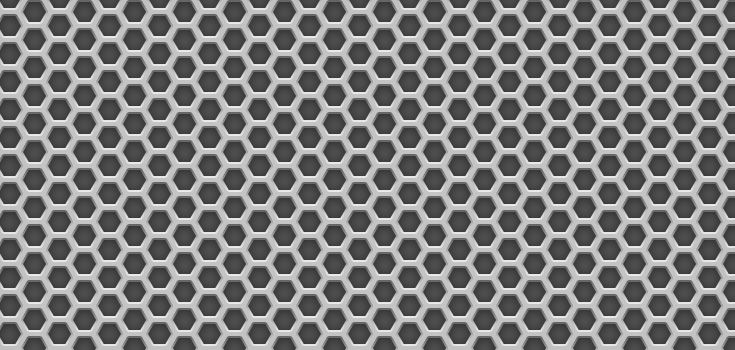
#> input picture vision_computadora/TPS/tp2_images/metalgrid.jpg, 735 x 350 px
$ jupyter execute tp2.ipynb
#> lines starting #> are read from the running program, lines starting #| are printed output that depends on the picture; long printed decimals are rounded
# TP2: Clase 3

[cell 1]
# Se importan las librerias a utilizar
import os
import sys
import numpy as np
import cv2 as cv
import matplotlib.pyplot as plt

module_path = os.path.abspath(os.path.join('../../utils'))
sys.path.append(module_path)

[cell 2]
# Se convierte a escala de grises
def convert_gray(img):
    return cv.cvtColor(img, cv.COLOR_BGR2GRAY)

[cell 3]
# Se carga la imagen
img = cv.imread('tp2_images/metalgrid.jpg')
#> img is the input picture: shape (350, 735, 3); min 38, max 250, mean 125.4
img = convert_gray(img)
plt.imshow(img)

1- Calcule los gradientes en la imagen (dirección y módulo)

[cell 4]
# Filtramos la imagen
img_blur = cv.GaussianBlur(img, ksize=(5, 5), sigmaX=0)
print("Blur image")
plt.imshow(img_blur)

[cell 5]
# Se utiliza un filtro de Sobel
def sobel_filter(img, dx=1, dy=0, ksize=3):
#> called with dx = 1, dy = 0, ksize = 3
    img_sobel_32 = cv.Sobel(img_blur, ddepth=cv.CV_32F, dx=dx , dy=dy, ksize=ksize)
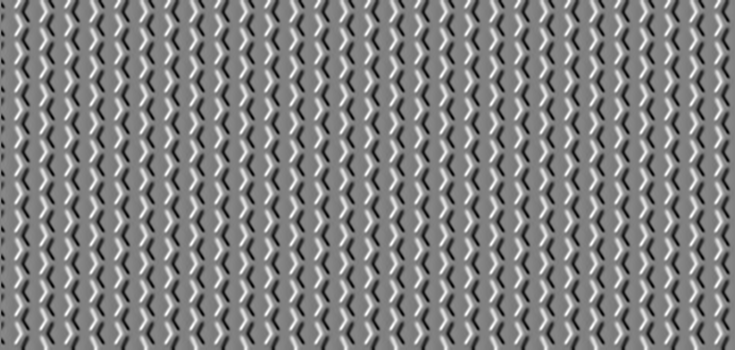
#> img_sobel_32: shape (350, 735) float32; min -328, max 320, mean -0.3; drawn with min black and max white
    abs_32 = np.absolute(img_sobel_32)
    img_sobel_8 = np.uint8(abs_32 / abs_32.max() * 255)
    return img_sobel_8, img_sobel_32

[cell 6]
# Se aplica el filtro de sobel en x
img_sobelx, img_sobelx_32 = sobel_filter(img_blur, dx=1, dy=0)
plt.imshow(img_sobelx)

[cell 7]
# Se aplica el filtro de sobel en y
img_sobely, img_sobely_32 = sobel_filter(img_blur, dx=0, dy=1)
#> call 2 of sobel_filter, with dx = 0, dy = 1, ksize = 3
#> in sobel_filter (call 2), `img_sobel_32 = cv.Sobel(img_blur, ddepth=cv.CV_32F, dx=dx , dy=dy, ksi..`:
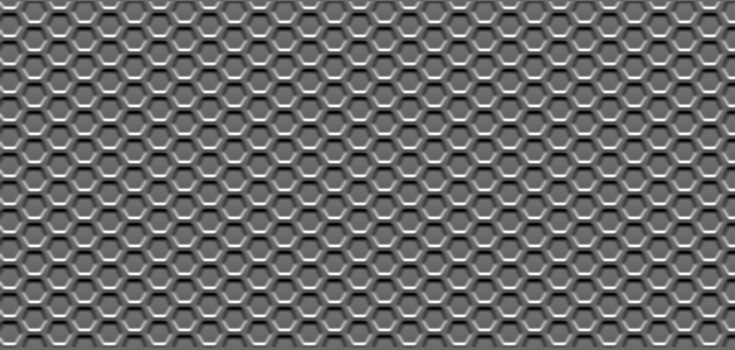
#> img_sobel_32: shape (350, 735) float32; min -291, max 415, mean 0.5; drawn with min black and max white
#> in sobel_filter (call 2), `abs_32 = np.absolute(img_sobel_32)`:
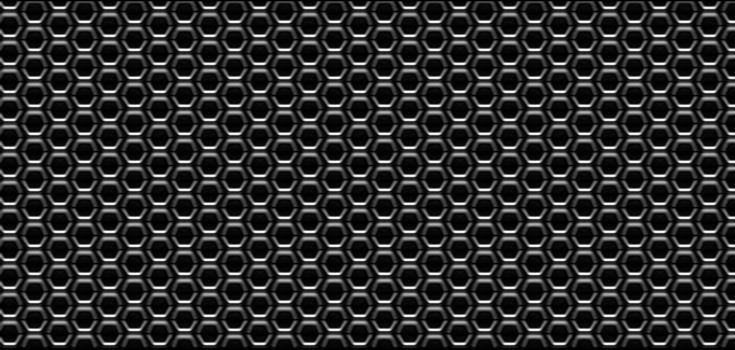
#> abs_32: shape (350, 735) float32; min 0, max 415, mean 75.3; drawn with min black and max white
plt.imshow(img_sobely)

[cell 8]
# Calculamos la magnitud a partir de los gradientes en ambas direcciones
magnitude = np.hypot(img_sobelx, img_sobely)
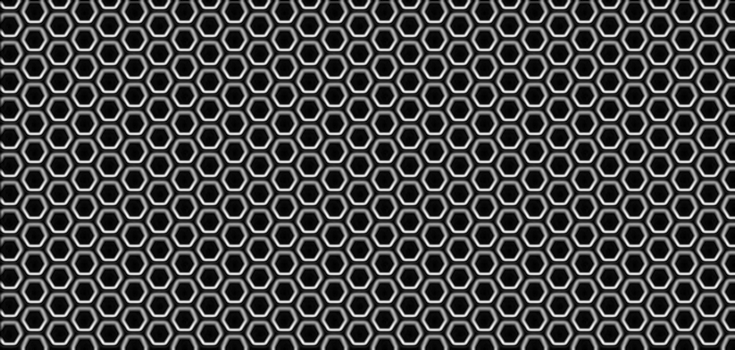
#> magnitude: shape (350, 735) float16; min 0, max 282.2, mean 78; drawn with min black and max white
magnitude = magnitude / magnitude.max() * 255
magnitude = np.uint8(magnitude)

[cell 9]
# Calculamos la direccion
theta = np.arctan2(img_sobely_32, img_sobelx_32)
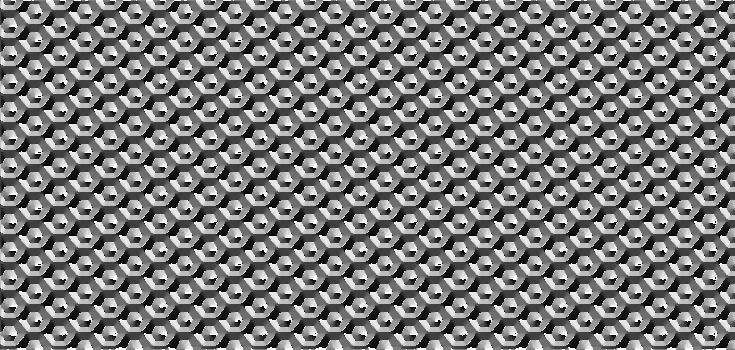
#> theta: shape (350, 735) float32; min -3.14, max 3.14, mean -0.104; drawn with min black and max white
angle = np.rad2deg(theta)

2- Muestre imágenes de ángulo y módulo

[cell 10]
# Magnitud
plt.imshow(magnitude)
plt.colorbar()

[cell 11]
# Angulo
plt.imshow(angle)
plt.colorbar()

[cell 12]
# Se grafican los gradientes
x = np.arange(img_blur.shape[0])
#> x = 350 values from 0 to 349
y = np.arange(img_blur.shape[1])
#> y = 735 values from 0 to 734
fig, ax = plt.subplots(figsize=(9, 9))
X, Y = np.meshgrid(x, y)
# Se define un zoom para visualizar los gradientes de mejor manera
zoom = 50
U = magnitude[:zoom, :zoom] * np.cos(theta)[:zoom, :zoom]
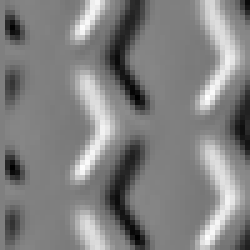
#> U: shape (50, 50) float32 (shown 5 times larger); min -210.9, max 210, mean 2.7; drawn with min black and max white
V = magnitude[:zoom, :zoom] * np.sin(theta)[:zoom, :zoom]
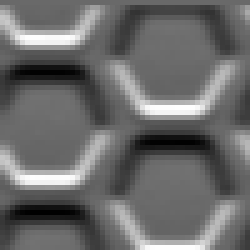
#> V: shape (50, 50) float32 (shown 5 times larger); min -159, max 224, mean 1.7; drawn with min black and max white
ax.quiver(X[:zoom, :zoom], Y[:zoom, :zoom], U, V, scale=10000)

plt.show()
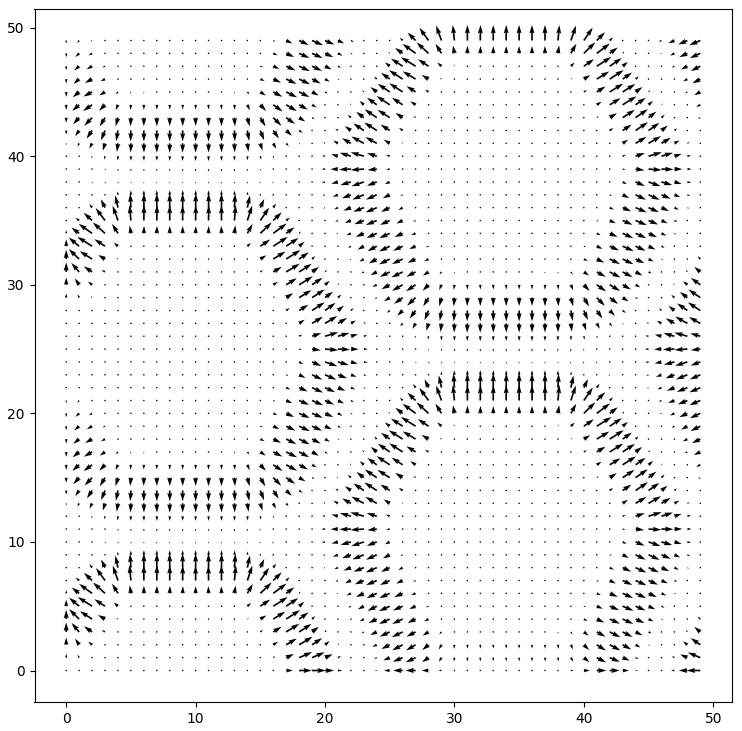
#> figure drawn by matplotlib, 1 panel

3- Marque con color las direcciones de gradientes más altos

[cell 13]
# Se btienen los valores de gradientes mas altos
percentile_val = 99
percentile = np.percentile(magnitude, percentile_val)
#> percentile = 233
plt.imshow(magnitude > percentile)
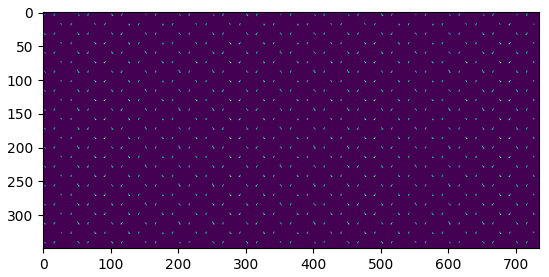
#> figure drawn by matplotlib, 1 panel

[cell 14]
# Se calcula el histograma con las direcciones de maxima magnitud
bins = 50
max_num = 2
plt.hist(angle[magnitude > percentile], bins=bins)
plt.grid()
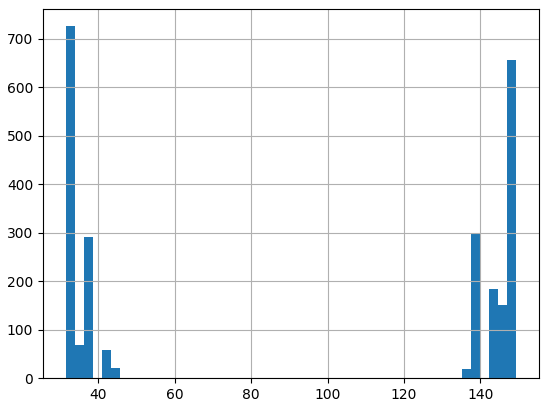
#> figure drawn by matplotlib, 1 panel; tallest bar 726 high, from x = 31.39 to 33.75

[cell 15]
# Se obtinen los los maximos angulos a partir del histograma
hist = np.histogram(angle[magnitude > percentile], bins=bins)
max_index = np.argsort(hist[0])[-max_num:]
#> max_index = [49, 0]
max_angles = hist[1][max_index]
#> max_angles = [147.1, 31.39]
# Se imprimen los angulos en donde la magnitud es mas alta
print(max_angles)
#| [147.089   31.386]
max_angles = [np.pi / 180 * ang for ang in max_angles]
#> max_angles = [2.57, 0.548]

[cell 16]
# Se grafican flechas con las direcciones de maxima magnitud
init_y = int(img.shape[1] / 2)
#> init_y = 367
init_x = int(img.shape[0] / 2)
#> init_x = 175

img_arrows = cv.arrowedLine(
    img.copy(),
    (init_y, init_x),
    (int(init_y + 100 * np.cos(max_angles[0])), init_x + int(100 * np.sin(max_angles[0]))),
    (255),
    7
)
img_arrows = cv.arrowedLine(
    img_arrows.copy(),
    (init_y, init_x),
    (init_y + int(100 * np.cos(max_angles[1])),  init_x + int(100 * np.sin(max_angles[1]))),
    (0),
    7
)
plt.imshow(img_arrows)

$ run again, with vision_computadora/TPS/tp2_images/tela2.jpg copied over vision_computadora/TPS/tp2_images/metalgrid.jpg
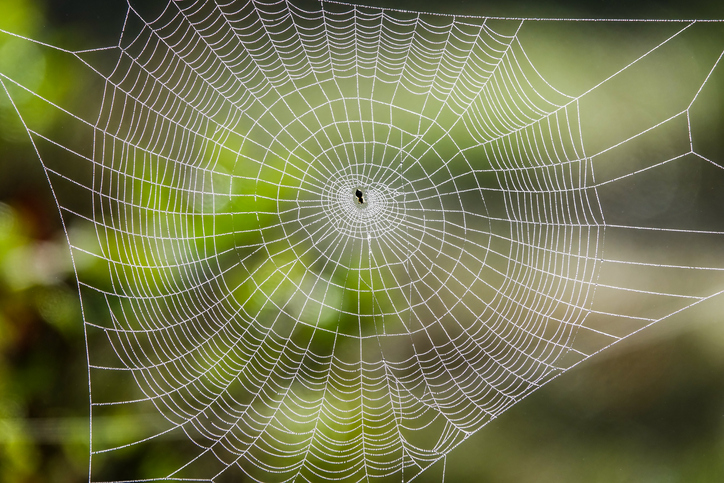
#> input picture vision_computadora/TPS/tp2_images/tela2.jpg, 724 x 483 px
#> img is the input picture: shape (483, 724, 3); mean B, G, R 77.3, 118.2, 115.2
#> `plt.show()`:
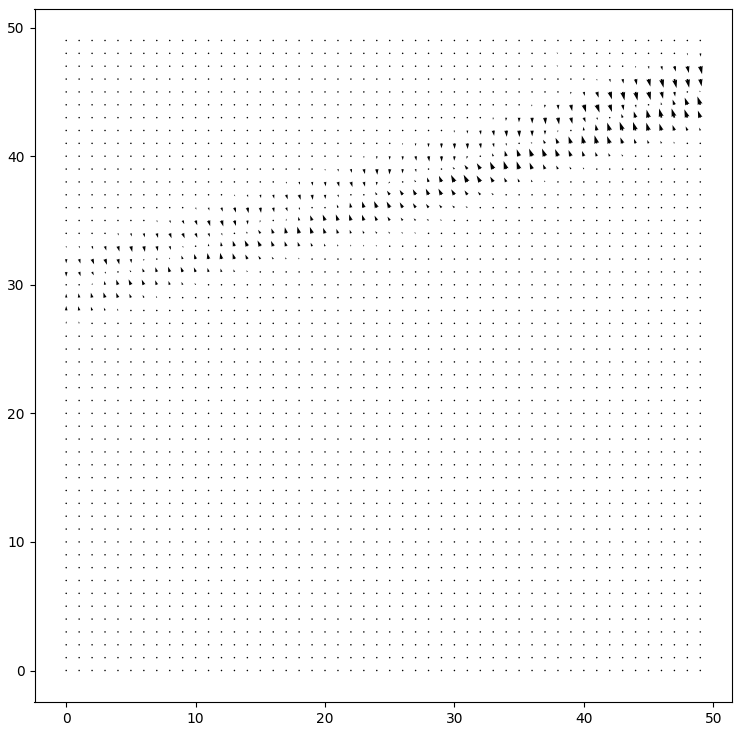
#> figure drawn by matplotlib, 1 panel
#> percentile = 116
#> `[cell 14]`:
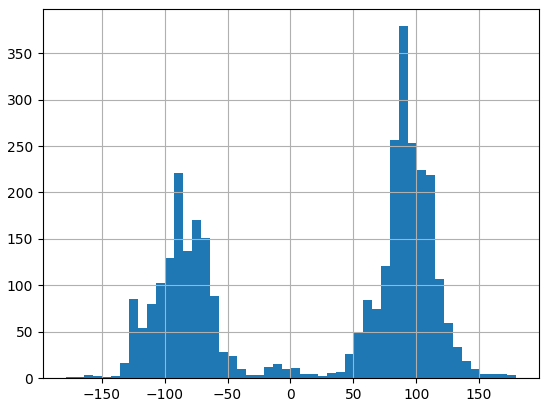
#> figure drawn by matplotlib, 1 panel; tallest bar 379 high, from x = 86.48 to 93.65
#> max_index = [36, 37]
#> `max_angles = hist[1][max_index]`: max_angles = [79.31, 86.48]
#| [79.308 86.478 ]
#> `max_angles = [np.pi / 180 * ang for ang in max_angles]`: max_angles = [1.38, 1.51]
